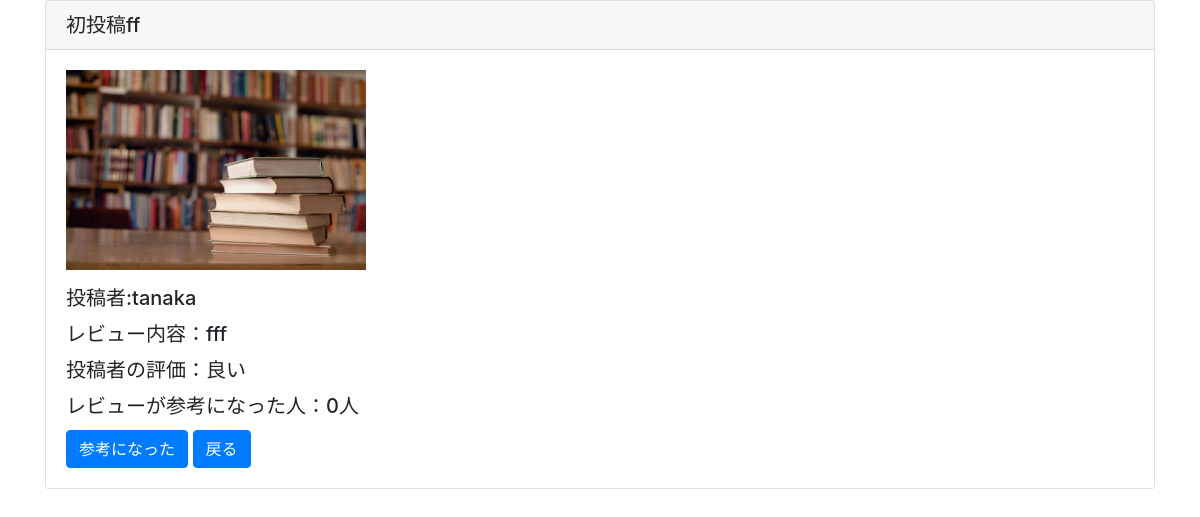
/detail/5/ (signed in), run on the app's committed database.
### reviewpost/models.py (models this page shows)
class ReviewModel(models.Model):
    title = models.CharField(max_length=100)
    content = models.TextField()
    author = models.ForeignKey(User,on_delete=models.CASCADE)
    images = models.ImageField(upload_to='')
    useful_review = models.IntegerField(null=True,blank=True,default=0)
    useful_review_record = models.TextField()
    evaluation = models.CharField(max_length=10,choices=EVALUATION_CHOICES)

### reviewpost/views.py (the view)
# urls.py: path('detail/<int:pk>/',detailview,name='detail'),
@login_required
def detailview(request,pk):
    object = ReviewModel.objects.get(pk=pk)
    return render(request,'detail.html',{'object':object})

### templates/detail.html
{% extends 'base.html' %}
{% load static %}
{% block header %}
<link rel='stylesheet' type="text/css" href="{% static 'style.css' %}">
{% endblock header %}
{% block content %}
<div class="container">
<div class="card">
    <h5 class="card-header">{{object.title}}</h5>
    <div class="card-body">
        <p><img src='{{object.images.url}}' width=300></p>
        <h5 class="card-title">投稿者:{{object.author}}</h5>
        <h5 class="card-title">レビュー内容：{{object.content}}</h5>
        <h5 class="card-title">投稿者の評価：{{object.evaluation}}</h5>
        <h5 class="card-title">レビューが参考になった人：{{object.useful_review}}人</h5>
        <a href="{% url 'evaluation' object.pk %}" class="btn btn-primary" role="button" aria-pressed="true">参考になった</a>
        <a href="{% url 'list' %}" class="btn btn-primary">戻る</a>
    </div>
</div>
</div>
{% endblock content %}

### static/style.css (style rules this page uses)
.card { margin-bottom:30px; }

### data on the page
ReviewModel: title "初投稿ff", images (picture), author "tanaka", content "fff", evaluation "良い", useful_review "0"
